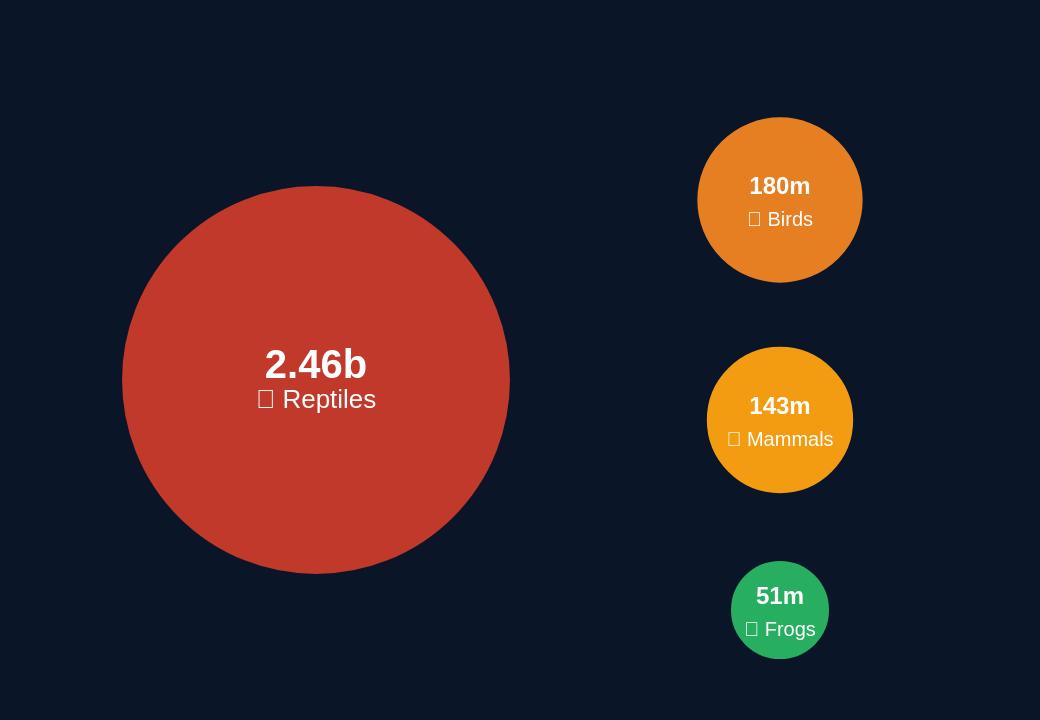

This figure's Vega-Lite source:
### Vega specification from a JSON file in a GitHub repository (floating-point values rounded to 4 significant figures)
{"$schema": "https://vega.github.io/schema/vega/v5.json", "width": 500, "height": 340, "background": "#0a1628", "padding": 10, "signals": [{"name": "selected", "value": null, "on": [{"events": "symbol:click", "update": "selected === datum.id ? null : datum.id"}]}], "data": [{"name": "circles", "values": [{"id": "reptiles", "label": "2.46b", "name": "🦎 Reptiles", "x": 148, "y": 180, "size": 38000, "color": "#C0392B"}, {"id": "birds", "label": "180m", "name": "🦅 Birds", "x": 380, "y": 90, "size": 7000, "color": "#E67E22"}, {"id": "mammals", "label": "143m", "name": "🦘 Mammals", "x": 380, "y": 200, "size": 5500, "color": "#F39C12"}, {"id": "frogs", "label": "51m", "name": "🐸 Frogs", "x": 380, "y": 295, "size": 2500, "color": "#27AE60"}]}], "marks": [{"type": "symbol", "from": {"data": "circles"}, "encode": {"enter": {"shape": {"value": "circle"}, "x": {"field": "x"}, "y": {"field": "y"}, "fill": {"field": "color"}, "cursor": {"value": "pointer"}, "tooltip": {"signal": "{'Species': datum.name, 'Count': datum.label}"}}, "update": {"size": {"signal": "selected === datum.id ? datum.size * 1.12 : datum.size"}, "opacity": {"signal": "selected === null || selected === datum.id ? 1 : 0.25"}, "stroke": {"signal": "selected === datum.id ? '#ffffff' : '#0a1628'"}, "strokeWidth": {"signal": "selected === datum.id ? 3 : 1"}}}}, {"type": "symbol", "from": {"data": "circles"}, "encode": {"enter": {"shape": {"value": "circle"}, "x": {"field": "x"}, "y": {"field": "y"}, "fill": {"value": "transparent"}, "stroke": {"value": "transparent"}, "cursor": {"value": "pointer"}}, "update": {"size": {"signal": "datum.size * 1.6"}}}}, {"type": "text", "from": {"data": "circles"}, "interactive": false, "encode": {"enter": {"x": {"field": "x"}, "y": {"field": "y", "offset": -7}, "text": {"field": "label"}, "fill": {"value": "#ffffff"}, "fontSize": {"signal": "datum.id === 'reptiles' ? 20 : 12"}, "fontWeight": {"value": "bold"}, "align": {"value": "center"}, "baseline": {"value": "middle"}}, "update": {"opacity": {"signal": "selected === null || selected === datum.id ? 1 : 0.3"}}}}, {"type": "text", "from": {"data": "circles"}, "interactive": false, "encode": {"enter": {"x": {"field": "x"}, "y": {"field": "y", "offset": 10}, "text": {"field": "name"}, "fill": {"value": "#ffffff"}, "fontSize": {"signal": "datum.id === 'reptiles' ? 13 : 10"}, "align": {"value": "center"}, "baseline": {"value": "middle"}}, "update": {"opacity": {"signal": "selected === null || selected === datum.id ? 1 : 0.3"}}}}]}
